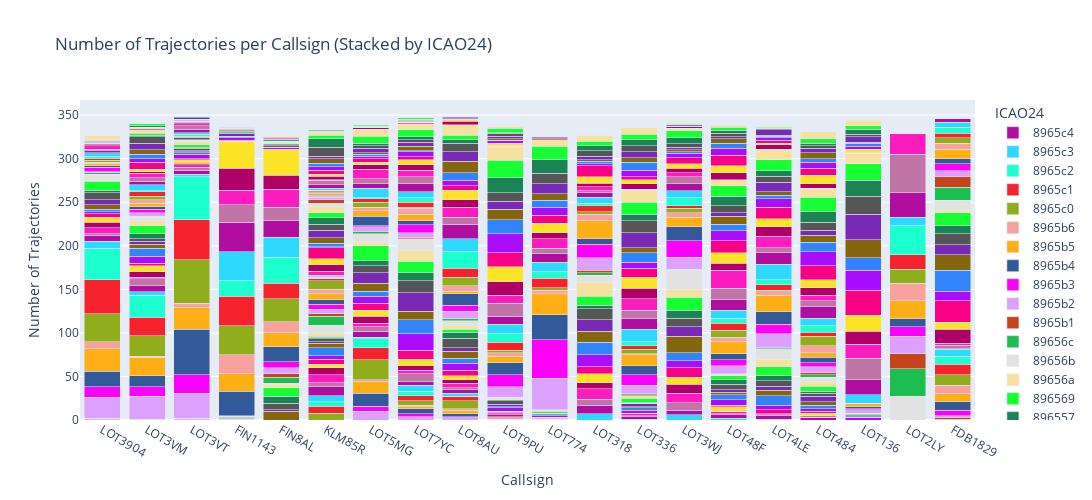

The notebook cell this image was saved under:
### Code cell
from plotly.colors import qualitative

callsigns = list(callsign_to_icao24_counts.keys())
icao24s = sorted({icao for cs_dict in callsign_to_icao24_counts.values() for icao in cs_dict})

colors = qualitative.Alphabet  # 26 unique colors
color_map = {icao: colors[i % len(colors)] for i, icao in enumerate(icao24s)}

fig = go.Figure()
for i, icao in enumerate(icao24s):
    y = [callsign_to_icao24_counts[cs].get(icao, 0) for cs in callsigns]
    fig.add_bar(
        x=callsigns,
        y=y,
        name=icao,
        marker_color=color_map[icao]
    )

fig.update_layout(
    barmode='stack',
    xaxis_title='Callsign',
    yaxis_title='Number of Trajectories',
    title='Number of Trajectories per Callsign (Stacked by ICAO24)',
    legend_title='ICAO24',
    width=1200,
    height=500
)
fig.show()
